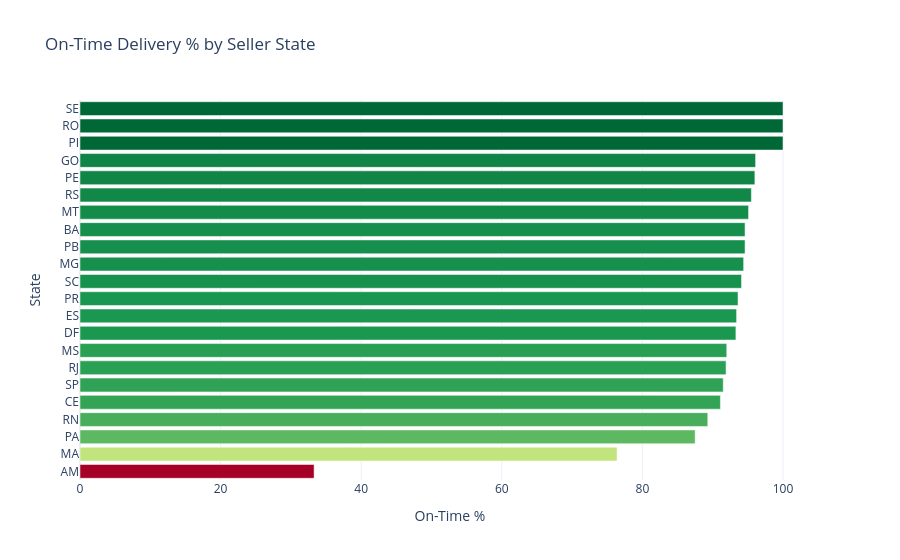

Notebook cell for this chart:
### Code cell
# Chart 1 — On-Time % by Seller State (aggregated across all months)
state_summary = df.groupby('seller_state').agg(
    total_orders=('total_orders', 'sum'),
    on_time=('on_time_deliveries', 'sum'),
    late=('late_deliveries', 'sum'),
    avg_days=('avg_delivery_days', 'mean'),
    avg_score=('avg_review_score', 'mean')
).reset_index()
state_summary['on_time_pct'] = (state_summary['on_time'] / (state_summary['on_time'] + state_summary['late']) * 100).round(1)
state_summary = state_summary.sort_values('on_time_pct', ascending=True)

fig1 = px.bar(
    state_summary, x='on_time_pct', y='seller_state', orientation='h',
    title='On-Time Delivery % by Seller State',
    labels={'on_time_pct': 'On-Time %', 'seller_state': 'State'},
    color='on_time_pct',
    color_continuous_scale='RdYlGn'
)
fig1.update_layout(template='plotly_white', coloraxis_showscale=False)
fig1.show()
with open(os.path.join(OUT, 'delivery_on_time_by_state.json'), 'w') as f:
    f.write(fig1.to_json())
print('Exported delivery_on_time_by_state.json')

### Figure 1 — Plotly figure (JSON) as saved in the notebook; plotly's stock layout.template omitted (floating-point values rounded to 4 significant figures)
{"data": [{"hovertemplate": "On-Time %=%{marker.color}<br>State=%{y}<extra></extra>", "legendgroup": "", "marker": {"color": [33.3, 76.4, 87.5, 89.3, 91.1, 91.5, 91.9, 92.0, 93.3, 93.4, 93.6, 94.1, 94.4, 94.6, 94.6, 95.1, 95.5, 96.0, 96.1, 100.0, 100.0, 100.0], "coloraxis": "coloraxis", "pattern": {"shape": ""}}, "name": "", "orientation": "h", "showlegend": false, "textposition": "auto", "type": "bar", "x": [33.3, 76.4, 87.5, 89.3, 91.1, 91.5, 91.9, 92.0, 93.3, 93.4, 93.6, 94.1, 94.4, 94.6, 94.6, 95.1, 95.5, 96.0, 96.1, 100.0, 100.0, 100.0], "xaxis": "x", "y": ["AM", "MA", "PA", "RN", "CE", "SP", "RJ", "MS", "DF", "ES", "PR", "SC", "MG", "PB", "BA", "MT", "RS", "PE", "GO", "PI", "RO", "SE"], "yaxis": "y"}], "layout": {"barmode": "relative", "coloraxis": {"colorbar": {"title": {"text": "On-Time %"}}, "colorscale": [[0, "rgb(165,0,38)"], [0.1, "rgb(215,48,39)"], [0.2, "rgb(244,109,67)"], [0.3, "rgb(253,174,97)"], [0.4, "rgb(254,224,139)"], [0.5, "rgb(255,255,191)"], [0.6, "rgb(217,239,139)"], [0.7, "rgb(166,217,106)"], [0.8, "rgb(102,189,99)"], [0.9, "rgb(26,152,80)"], [1, "rgb(0,104,55)"]], "showscale": false}, "legend": {"tracegroupgap": 0}, "title": {"text": "On-Time Delivery % by Seller State"}, "xaxis": {"anchor": "y", "domain": [0, 1], "title": {"text": "On-Time %"}}, "yaxis": {"anchor": "x", "domain": [0, 1], "title": {"text": "State"}}}}
